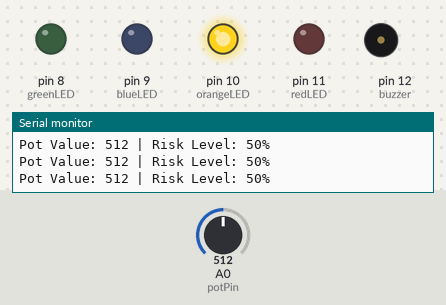
Simulated run of this sketch. Board: Arduino Uno, built with avr-gcc and run on an emulated ATmega328P. On the bench: output pins drawn as LEDs (lit = HIGH), buzzer (waves = sounding, pin HIGH), the last lines printed to the serial monitor. The inputs (shaded band) are chosen by the test bench; at power-on: A0 (potPin) = 512.

Above: at 1.2 s.
1.3 s: A0 (potPin) set to 493
At 2.3 s:
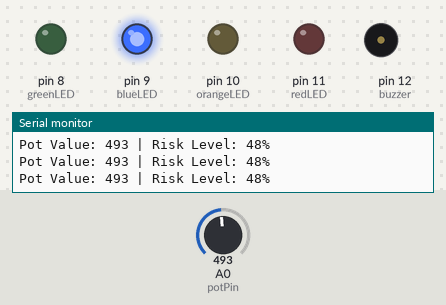
2.9 s: A0 (potPin) set to 269
4.4 s: A0 (potPin) set to 238
At 5.0 s:
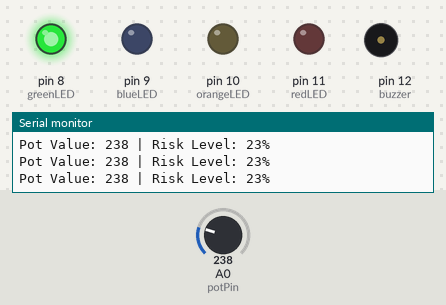
5.9 s: A0 (potPin) set to 900
At 6.4 s:
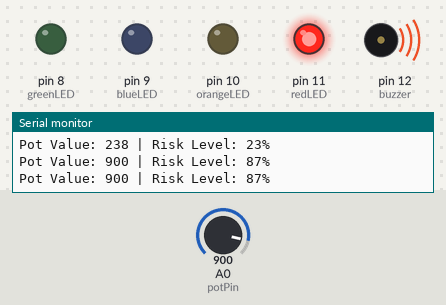
7.5 s: A0 (potPin) set to 782
9.0 s: A0 (potPin) set to 754
At 10.3 s:
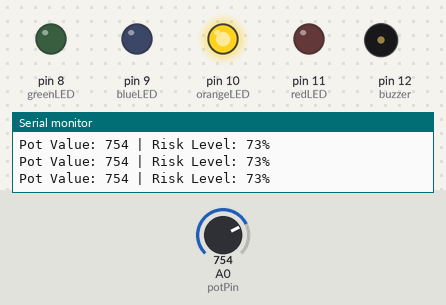
Timing chart, 0 to 11.5 s (numbered marks = the images above; inputs shaded):
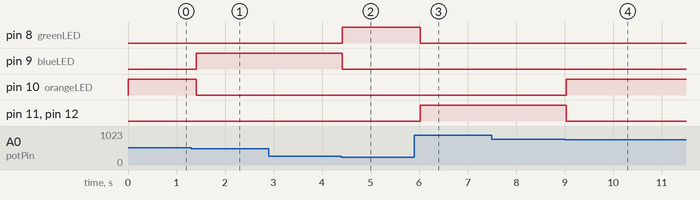

The sketch:

lightning_detection.ino
```cpp
int potPin = A0;

int greenLED = 8;
int blueLED = 9;
int orangeLED = 10;
int redLED = 11;

int buzzer = 12;

void setup() {
  Serial.begin(9600);

  pinMode(greenLED, OUTPUT);
  pinMode(blueLED, OUTPUT);
  pinMode(orangeLED, OUTPUT);
  pinMode(redLED, OUTPUT);
  pinMode(buzzer, OUTPUT);
}

void loop() {

  int potValue = analogRead(potPin);

  // Convert potentiometer value (0-1023) to risk percentage (0-100)
  int risk = map(potValue, 0, 1023, 0, 100);

  // Turn OFF all LEDs and buzzer
  digitalWrite(greenLED, LOW);
  digitalWrite(blueLED, LOW);
  digitalWrite(orangeLED, LOW);
  digitalWrite(redLED, LOW);
  digitalWrite(buzzer, LOW);

  // Risk level indication
  if (risk < 25) {

    // Normal
    digitalWrite(greenLED, HIGH);
  }

  else if (risk < 50) {

    // Moderate
    digitalWrite(blueLED, HIGH);
  }

  else if (risk < 75) {

    // High
    digitalWrite(orangeLED, HIGH);
  }

  else {

    // Very High
    digitalWrite(redLED, HIGH);
    digitalWrite(buzzer, HIGH);
  }

  // Serial Monitor
  Serial.print("Pot Value: ");
  Serial.print(potValue);

  Serial.print(" | Risk Level: ");
  Serial.print(risk);
  Serial.println("%");

  delay(200);
}
```

Measured:
- the behaviour switches between 512 and 511 on A0 (potPin) (found by bisection; images 0 and 1)
- the behaviour switches between 256 and 255 on A0 (potPin) (found by bisection; images 1 and 2)
- the behaviour switches between 768 and 767 on A0 (potPin) (found by bisection; images 3 and 4)
- after the input at 1.3 s, pin 9 (blueLED): LOW → HIGH after 0.11 s; pin 10 (orangeLED): HIGH → LOW after 0.11 s
- after the input at 4.4 s, pin 8 (greenLED): LOW → HIGH at once; pin 9 (blueLED): HIGH → LOW at once
- after the input at 5.9 s, pin 8 (greenLED): HIGH → LOW after 0.12 s; pin 11 (redLED), pin 12 (buzzer): LOW → HIGH after 0.12 s
- after the input at 9.0 s, pin 10 (orangeLED): LOW → HIGH at once; pin 11 (redLED), pin 12 (buzzer): HIGH → LOW at once
